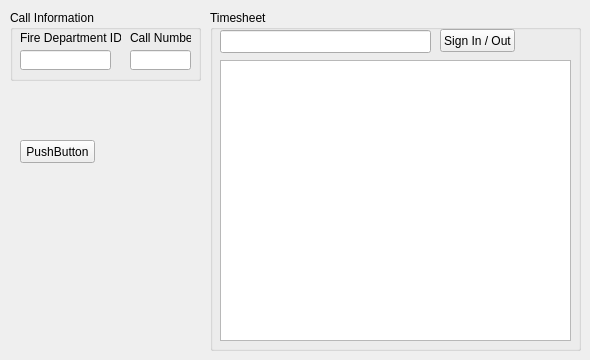
    <widget class="QWidget" name="tab">
     <attribute name="title">
      <string>Timesheet</string>
     </attribute>
     <widget class="QGroupBox" name="groupBox_2">
      <property name="geometry">
       <rect>
        <x>210</x>
        <y>10</y>
        <width>371</width>
        <height>341</height>
       </rect>
      </property>
      <property name="title">
       <string>Timesheet</string>
      </property>
      <widget class="QLineEdit" name="txtIDScan">
       <property name="enabled">
        <bool>true</bool>
       </property>
       <property name="geometry">
        <rect>
         <x>10</x>
         <y>20</y>
         <width>211</width>
         <height>23</height>
        </rect>
       </property>
      </widget>
      <widget class="QPushButton" name="btnSignIn">
       <property name="enabled">
        <bool>true</bool>
       </property>
       <property name="geometry">
        <rect>
         <x>230</x>
         <y>19</y>
         <width>75</width>
         <height>23</height>
        </rect>
       </property>
       <property name="text">
        <string>Sign In / Out</string>
       </property>
      </widget>
      <widget class="QTableView" name="tblTimesheet">
       <property name="geometry">
        <rect>
         <x>10</x>
         <y>50</y>
         <width>351</width>
         <height>281</height>
        </rect>
       </property>
       <property name="horizontalScrollBarPolicy">
        <enum>Qt::ScrollBarAlwaysOff</enum>
       </property>
       <property name="alternatingRowColors">
        <bool>true</bool>
       </property>
       <attribute name="verticalHeaderDefaultSectionSize">
        <number>19</number>
       </attribute>
      </widget>
     </widget>
     <widget class="QGroupBox" name="groupBox">
      <property name="geometry">
       <rect>
        <x>10</x>
        <y>10</y>
        <width>191</width>
        <height>71</height>
       </rect>
      </property>
      <property name="title">
       <string>Call Information</string>
      </property>
      <widget class="QLabel" name="lblDrillNum">
       <property name="geometry">
        <rect>
         <x>120</x>
         <y>20</y>
         <width>61</width>
         <height>16</height>
        </rect>
       </property>
       <property name="text">
        <string>Call Number:</string>
       </property>
      </widget>
      <widget class="QLineEdit" name="txtDrillNum">
       <property name="geometry">
        <rect>
         <x>120</x>
         <y>40</y>
         <width>61</width>
         <height>20</height>
        </rect>
       </property>
      </widget>
      <widget class="QPushButton" name="btnSaveDrill">
       <property name="geometry">
        <rect>
         <x>170</x>
         <y>340</y>
         <width>75</width>
         <height>23</height>
        </rect>
       </property>
       <property name="text">
        <string>Save</string>
       </property>
      </widget>
      <widget class="QLineEdit" name="txtDrillNum_2">
       <property name="geometry">
        <rect>
         <x>10</x>
         <y>40</y>
         <width>91</width>
         <height>20</height>
        </rect>
       </property>
      </widget>
      <widget class="QLabel" name="lblDrillNum_2">
       <property name="geometry">
        <rect>
         <x>10</x>
         <y>20</y>
         <width>101</width>
         <height>16</height>
        </rect>
       </property>
       <property name="text">
        <string>Fire Department ID:</string>
       </property>
      </widget>
     </widget>
     <widget class="QPushButton" name="pushButton">
      <property name="geometry">
       <rect>
        <x>20</x>
        <y>140</y>
        <width>75</width>
        <height>23</height>
       </rect>
      </property>
      <property name="text">
       <string>PushButton</string>
      </property>
     </widget>
    </widget>
